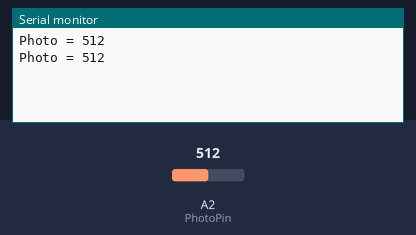
Bench run of a sketch on a simulated Arduino Uno, built with avr-gcc and run on an emulated ATmega328P. Shown: the last lines printed to the serial monitor. Inputs (shaded band) come from the test bench; at power-on: A2 (PhotoPin) = 512.

Above: at 5.8 s.
5.9 s: A2 (PhotoPin) set to 716
At 10.6 s:
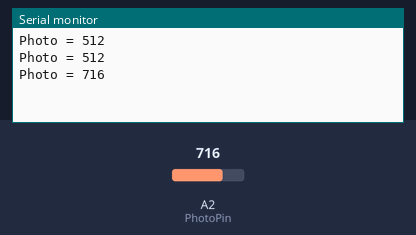
11.9 s: A2 (PhotoPin) set to 900
At 15.6 s:
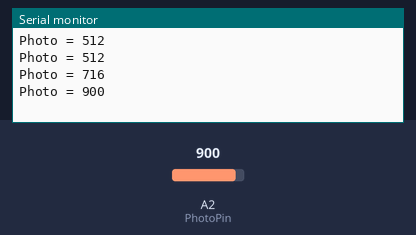
Timing chart, 0 to 17.1 s (numbered marks = the images above; inputs shaded):
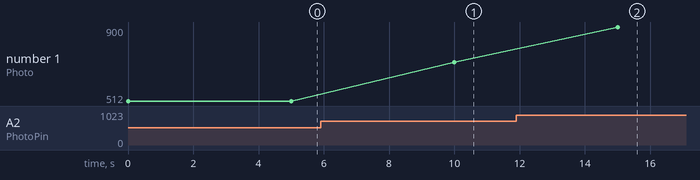

Measured:
- after the input at 5.9 s, the serial monitor: prints a new line after 4.1 s (image 1)
- after the input at 11.9 s, the serial monitor: prints a new line after 3.1 s (image 2)
- plotted number 1: 512 → 716 after the input at 5.9 s, 716 → 900 after the input at 11.9 s

The sketch:

40.ino
```cpp
#define PhotoPin A2

void setup()
{
  Serial.begin(9600);
}

void loop()
{
  int Photo = analogRead(PhotoPin);

  Serial.print("Photo = ");
  Serial.println(Photo);
  delay(5000);
}
```
